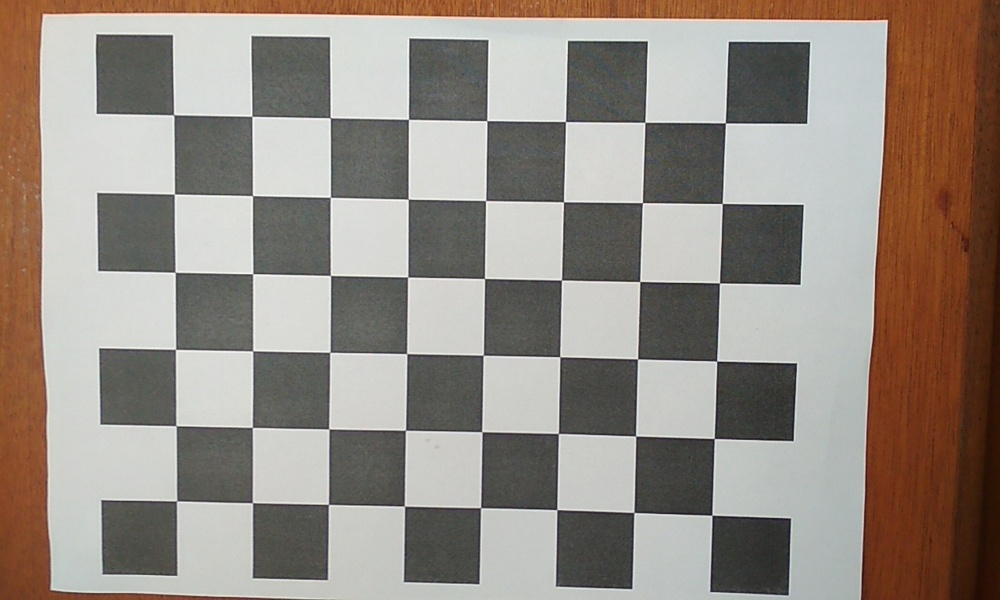
#> input picture calib/IMG_20190414_141813.jpg, 1000 x 600 px, shrunk from 1280 x 768 before the run; its folder holds only this picture in this run
$ python req2.py
#> lines starting #> are read from the running program, lines starting #| are printed output that depends on the picture
import cv2
import numpy as np
import glob

def main():
    windowName = 'Janela'
    board_h = 6
    board_w = 8
    board_sz = (board_w, board_h)
    board_total = board_w * board_h

    objp = np.zeros((6*8,3), np.float32)
    objp[:,:2] = np.mgrid[0:8,0:6].T.reshape(-1,2)      # "Coordenadas do mundo real" do tabuleiro de xadrez
    objp = 2.789 * objp     # 2.789 é o tamanho do lado do quadrado

    # Listas com as coordenadas dos cantos de cada imagem
    image_points = []       # Coordenadas em pixels na imagem
    object_points = []      # Coordenadas em cm no mundo real

    successes = 0
    frame_names = []
    images = sorted(glob.glob('calib/*.jpg'))

    print("Iniciando a calibracao")

    # Itera por todas as imagens
    for fname in images:
        frame_names.append(fname)
        frame = cv2.imread(fname)
#> frame is the input picture: shape (600, 1000, 3); mean B, G, R 131.3, 140, 149.5
        frame = cv2.cvtColor(frame, cv2.COLOR_BGR2GRAY)
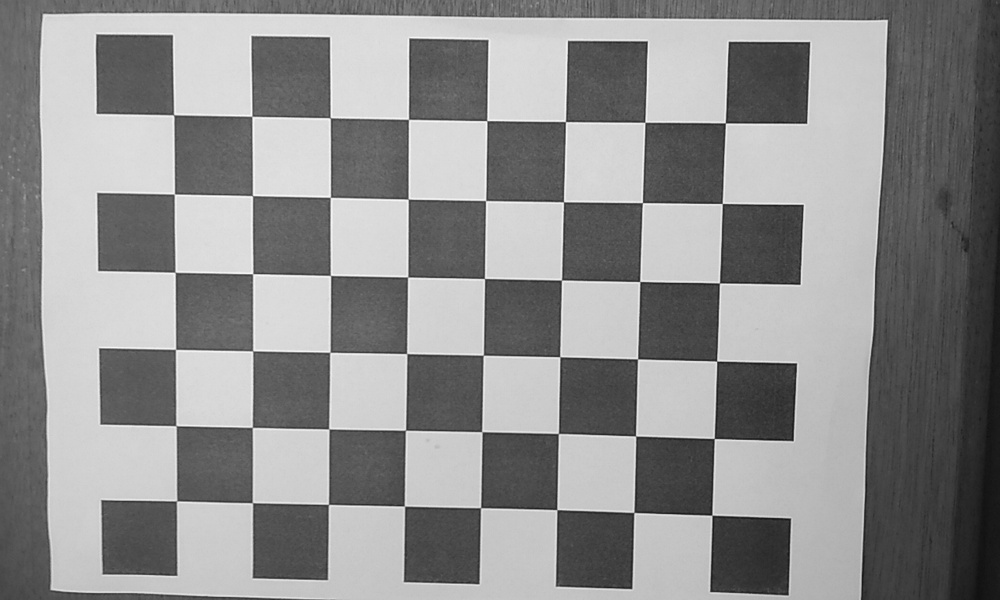
#> frame: shape (600, 1000); min 16, max 253, mean 141.9

        patternWasFound, corners = cv2.findChessboardCorners(frame, board_sz)
#> patternWasFound = True; corners = 48 rows, first 8: [173.6, 114.8], [251.8, 116.3], [330.2, 117.8], [408.5, 119.3], [486.8, 120.7], [565.4, 121.6], [644.9, 122.3], [725.4, 122.9]

        if patternWasFound:         # Se achou o tabuleiro
            frame_display = cv2.drawChessboardCorners(frame, board_sz, corners, patternWasFound)

            if len(corners) == board_total:     # Se achou todos os pontos na imagem
                image_points.append(corners)    # Coordenadas no espaço da imagem
                object_points.append(objp)      # Coordenadas no mundo real (sempre o mesmo (?))
                successes += 1
            else:
                print("Este frame nao achou o padrao corretamente:",fname)
        else:
            print("Este frame nao achou o padrao:",fname)
            frame_display = frame.copy()

        if cv2.waitKey(25) & 0xFF == ord('q'):
#> (key q is pressed here)
            break
        cv2.imshow(windowName, frame)

    # Função que faz a calibração
    retVal, intrinsics_matrix, distortion_matrix, rvecs, tvecs = cv2.calibrateCamera(object_points, image_points, frame.shape[::-1], None, None)
#> retVal = 1.47; intrinsics_matrix = [[1360, 0, 417.3], [0, 1382, 241.5], [0, 0, 1]]; distortion_matrix = [[0.0271, 7.39, -0.00345, -0.0197, -91.22]]; rvecs = ([0.124, 0.0648, 0.0146],); tvecs = ([-8.65, -4.43, 48.98],)

    print("Calibracao concluida, salvando os parametros nos arquivos xml")

    # Salva os .xml com os parâmetros do requisito 2
#> (the run stopped early here; a loop or call above may not have finished)

$ run again, on calib/IMG_20190414_141824.jpg
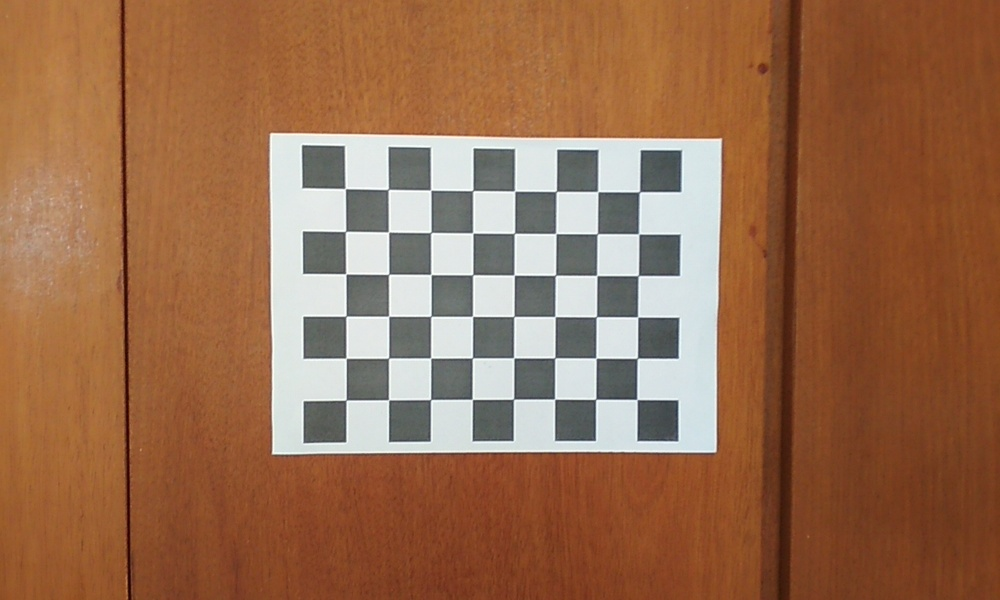
#> input picture calib/IMG_20190414_141824.jpg, 1000 x 600 px, shrunk from 1280 x 768 before the run
#> in main, frame is the input picture: shape (600, 1000, 3); mean B, G, R 78.7, 108.4, 152.5
#> in main, `frame = cv2.cvtColor(frame, cv2.COLOR_BGR2GRAY)`:
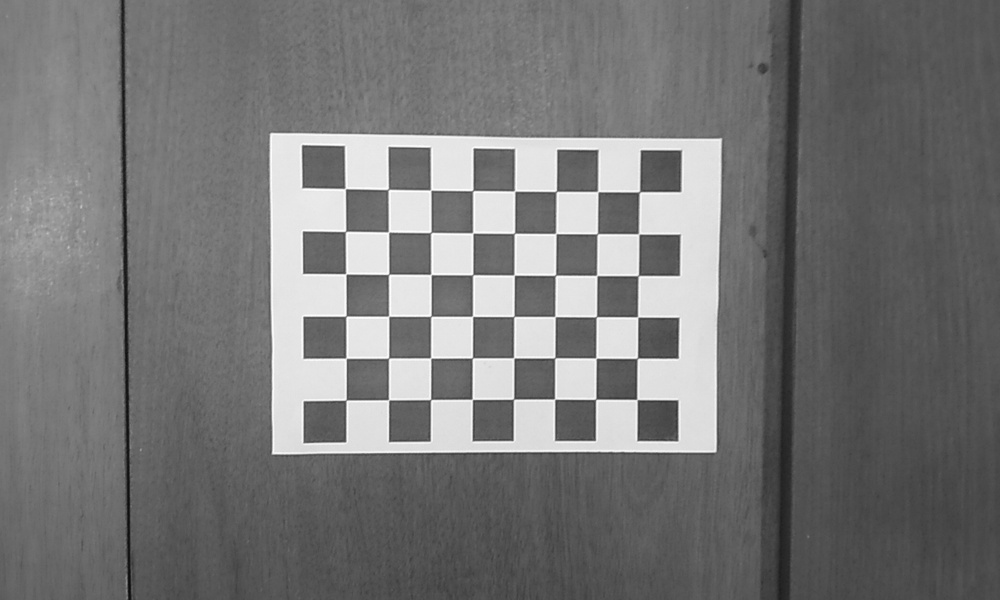
#> frame: shape (600, 1000); min 11, max 255, mean 118.2
#> patternWasFound = True; corners = 48 rows, first 8: [345.3, 188.6], [388.2, 189.4], [430.7, 190.2], [472.7, 190.6], [514.7, 191.1], [556.4, 191.3], [597.7, 191.5], [639.5, 191.8]
#> retVal = 0.107; intrinsics_matrix = [[626.7, 0, 509.2], [0, 628.8, 298.9], [0, 0, 1]]; distortion_matrix = [[0.185, -0.803, -0.000149, -0.000255, 1.25]]; rvecs = ([0.034, -0.0334, 0.00447],); tvecs = ([-10.79, -7.22, 41.7],)

$ run again, on calib/IMG_20190414_141833.jpg
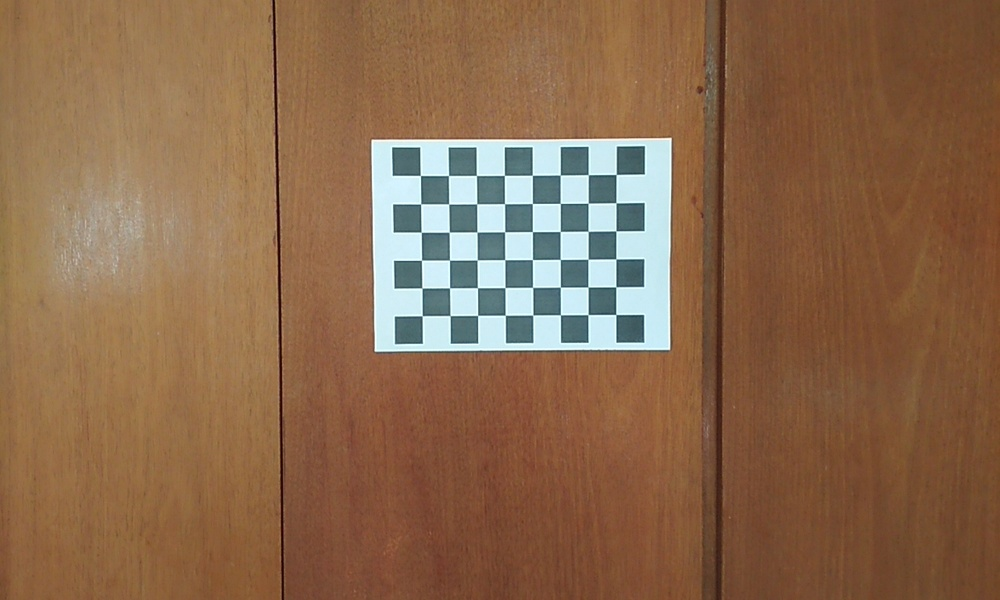
#> input picture calib/IMG_20190414_141833.jpg, 1000 x 600 px, shrunk from 1280 x 768 before the run
#> in main, frame is the input picture: shape (600, 1000, 3); mean B, G, R 76.9, 105.1, 139
#> in main, `frame = cv2.cvtColor(frame, cv2.COLOR_BGR2GRAY)`:
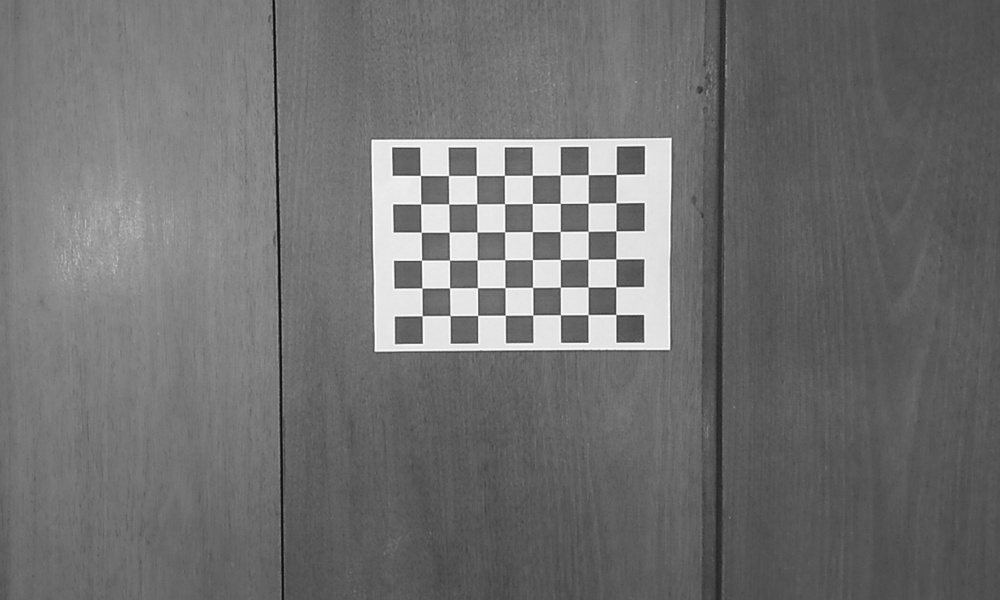
#> frame: shape (600, 1000); min 8, max 255, mean 112
#> patternWasFound = True; corners = 48 rows, first 8: [420.4, 175.5], [448.5, 175.5], [476.4, 175.4], [504.4, 175.4], [532.3, 175.3], [560.2, 175.1], [588.3, 174.7], [616.2, 174.5]
#> retVal = 0.0972; intrinsics_matrix = [[694, 0, 514.7], [0, 698, 265.5], [0, 0, 1]]; distortion_matrix = [[-0.129, 16.09, -0.00963, 0.0064, -285.8]]; rvecs = ([0.0355, -0.0209, -0.00596],); tvecs = ([-9.4, -8.88, 69.35],)
